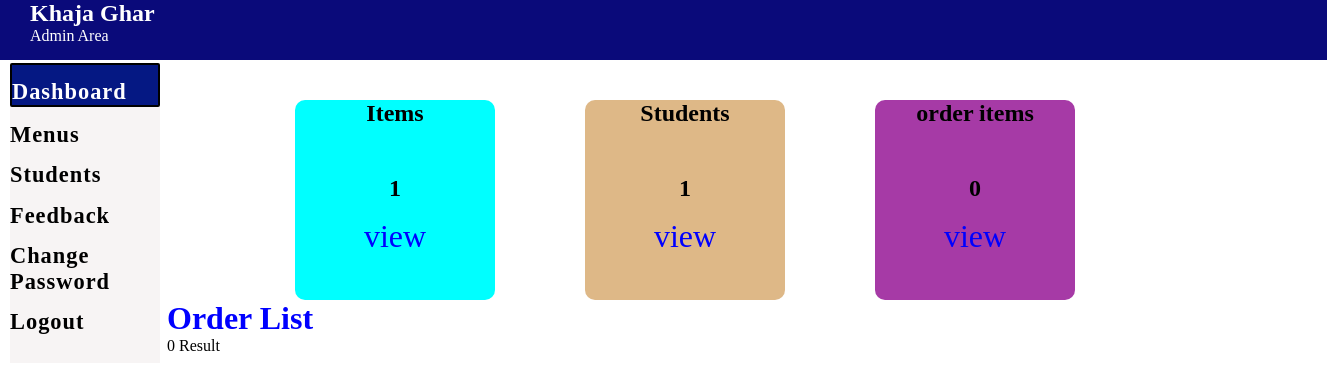
/admin_Dash/dashboard.php (signed in), run on an earlier commit of the app's database.
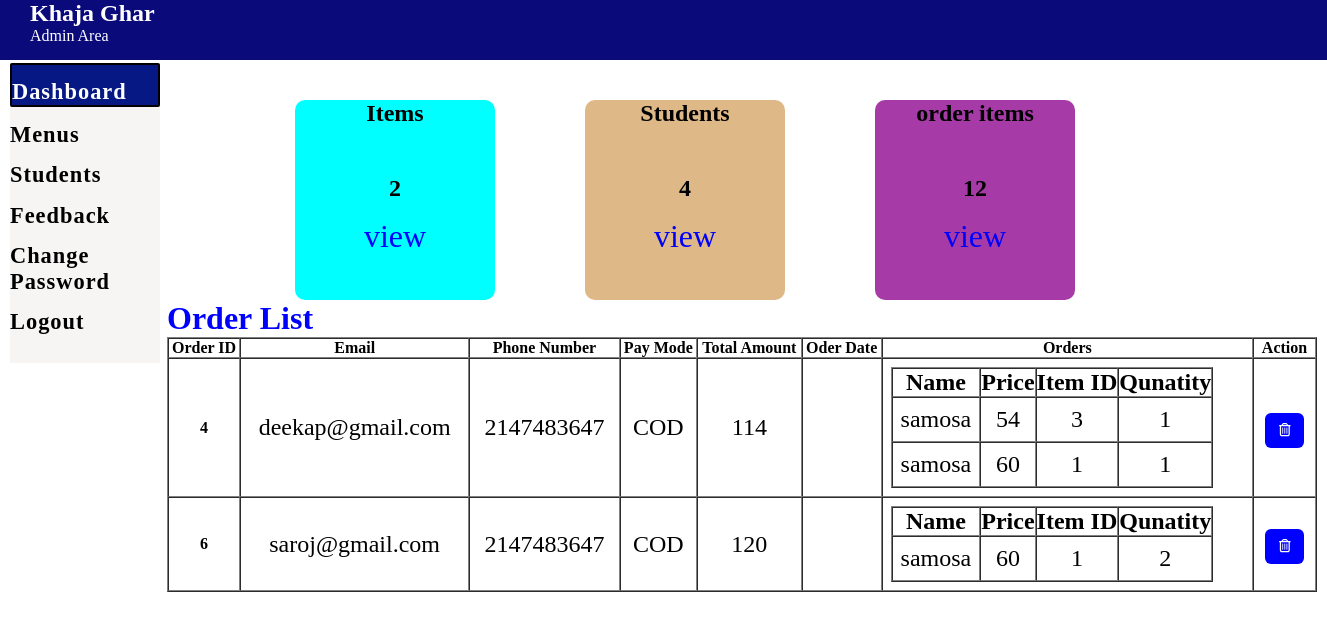
And on a later commit of the database.
### tables this page shows
CREATE TABLE `order_manager` (
  `order_id` int(11) NOT NULL,
  `stu_email` varchar(100) DEFAULT NULL,
  `pnumber` int(100) DEFAULT NULL,
  `pay_mode` varchar(100) DEFAULT NULL,
  `amount` int(100) DEFAULT NULL,
  `order_date` date DEFAULT NULL
);

CREATE TABLE `student_orders` (
  `order_id` int(11) DEFAULT NULL,
  `item_name` varchar(100) DEFAULT NULL,
  `item_price` int(100) DEFAULT NULL,
  `Qunatity` int(100) DEFAULT NULL,
  `item_id` int(11) DEFAULT NULL
);

### admin_Dash/dashboard.php (the view, shortened to what this page needs)
<?php  include("nav_bar.php")?>
<?php
 include('../php/partials/dbconnect.php');
$sql = "SELECT * FROM item";
$result = $conn->query($sql);
$totalitem = $result->num_rows;
 $sql = "SELECT * FROM student";
 $result = $conn->query($sql);
 $totalstu = $result->num_rows;
 $sql = "SELECT * FROM student_orders";
 $result = $conn->query($sql);
 $totalsold = $result->num_rows;
?>
<div class="box">
  <div class="sub-box1">
       <h2>Items</h1>
       <h2 style="margin-top: 3rem;">  <?php echo $totalitem; ?></h2>
       <a style="color: blue; text-decoration: none; margin-top: 1rem; display: inline-block; font-size: 2rem;" href="menus.php">view</a>
  </div>
  <div class="sub-box2">
       <h2>Students</h2>
       <h2 style="margin-top: 3rem;"> <?php echo $totalstu; ?></h2>
       <a style="color: blue; text-decoration: none; margin-top: 1rem; display: inline-block; font-size: 2rem;" href="students.php">view</a>
  </div>
  <div class="sub-box3">
       <h2>order items</h2>
       <h2 style="margin-top: 3rem;">  <?php echo $totalsold; ?></h2>
       <a style="color: blue; text-decoration: none; margin-top: 1rem; display: inline-block; font-size: 2rem;" href="#">view</a>
  </div>
</div>
<section style="position:absolute; left: 167px;top: 300px;">
  <div>
    <h1 style="color: blue; font-size: 2rem;">Order List</h1>
    <?php
     include('../php/partials/dbconnect.php');
      $sql = "SELECT * FROM order_manager";
      $result = $conn->query($sql);
      if($result->num_rows > 0){
       echo '<table  width="1150px" border="1" cellspacing="0">
       <thead>
        <tr>
         <th>Order ID</th>
         <th>Email</th>
         <th>Phone Number</th>
         <th>Pay Mode</th>
         <th>Total Amount</th>
         <th>Oder Date</th>
         <th>Orders</th>
         <th>Action</th>
        </tr>
       </thead>
       <tbody>';
        while($row = $result->fetch_assoc()){
          echo '<tr>';
          echo '<th scope="row">'.$row["order_id"].'</th>';
          echo '<td>'. $row["stu_email"].'</td>';
          echo '<td>'.$row["pnumber"].'</td>';
          echo '<td>'.$row["pay_mode"].'</td>';
          echo '<td>'.$row["amount"].'</td>';
          echo '<td>'.$row["order_date"].'</td>';
          echo '<td>';
           echo '<table border="1" cellspacing="0">
                   <tr>
                     <th>Name</th>
                     <th>Price</th>
                     <th>Item ID</th>
                     <th>Qunatity</th>
                   </tr>';
                   $sql1 = "SELECT * FROM student_orders WHERE order_id='".$row['order_id']."'";
                   $result1 = $conn->query($sql1);
                   while($row1 = $result1->fetch_assoc()){
                    echo'   <tr>
                    <td>'.$row1["item_name"].'</td>
                    <td>'.$row1["item_price"].'</td>
                    <td>'.$row1["item_id"].'</td>
                    <td>'.$row1["Qunatity"].'</td>
                     </tr>';
                   }
        echo '</table>
              </td>';
            echo' <td>
              <form action="" method="POST" style="display: inline;" ><input type="hidden" name="id" value='. $row["order_id"] .'><button type="submit" class="btn btn-secondary" name="delete" value="Delete"><i class="far fa-trash-alt"></i></button></form></td>
              </td>';
        echo'</tr>';
        }
        echo '</tbody>
        </table>';
      } else {
        echo "0 Result";
      }
     ?>
  </div>
  <?php  include("footer.php")?>

### admin_Dash/nav_bar.php (shortened to what this page needs)
<!DOCTYPE html>
<html lang="en">
<head>
    <link rel="stylesheet" href="../css/admin.css">
    <link rel="stylesheet" href="../css/style.css">
    <link rel="stylesheet" href="../css/admin_util.css">
</head>
<body>
    <nav>
    <div class="header ">
        <h1 style="margin-left: 30px;">Khaja Ghar</h1><span style="margin-left: 30px;">Admin Area</span>
    </div>
    <div>
        <ul class="nav_list">
            <li class="active"><a href="dashboard.php">Dashboard</a></li>
            <li><a href="menus.php">Menus</a></li>
            <li><a href="students.php">Students</a></li>
            <li><a href="feedback.php">Feedback</a></li>
            <li><a href="changePassword.php">Change Password</a></li>
            <li><a href="../view/logout.php">Logout</a></li>
        </ul>
    </div>
</nav>

### admin_Dash/footer.php (shortened to what this page needs)
</body>
</html>

### css/admin.css (style rules this page uses)
* { margin: 0px; padding: 0px; }
ul.nav_list { position: relative; left: 10px; margin-right: 45px; margin-top: 3px; width: 150px; height: 300px; background: rgb(247, 244, 244); }
ul.nav_list li.active { border: 2px solid black; color: white; background-color: rgb(5, 24, 131); border-radius: 2px; }
ul.nav_list li a { color: var(--dark); text-decoration: none; letter-spacing: 1px; transition: all 0.3s ease-in-out; font-weight: bold; font-size: 1.4rem; }
ul.nav_list li { padding-top: .9rem; list-style: none; font-weight: bold; }
.header { background-color: rgb(10, 10, 122); color: white; height: 60px; }

### css/admin_util.css (style rules this page uses)
.btn { margin-top: 5px; outline: none; color: white; border-radius: 6px; background-color: blue; padding: 10px 14px; border: none; cursor: pointer; letter-spacing: 1px; }
table.mytable th,td { padding:8px; margin: 4px; font-size: 1.5rem; }
table.mytable th,td { text-align: center; }

### admin_Dash/dashboard.php (style rules this page uses)
.box { display: flex; justify-content: space-between; position:absolute; left: 250px; top: 100px; }
.sub-box1 { height: 200px; width: 200px; background-color: aqua; margin: 0px 45px; text-align: center; border-radius: 10px; }
.sub-box2 { height: 200px; width: 200px; background-color: burlywood; margin: 0px 45px; text-align: center; border-radius: 10px; }
.sub-box3 { height: 200px; width: 200px; background-color: rgb(166, 58, 166); margin: 0px 45px; text-align: center; border-radius: 10px; }

What changed in the data, as far as the page shows it:
added order_manager: order_id "4", stu_email "deekap@gmail.com", pnumber "2147483647", pay_mode "COD", amount "114"
added student_orders: item_name "samosa", item_price "54", item "3", Qunatity "1", shown under "4"
added student_orders: item_name "samosa", item_price "60", item "1", Qunatity "1", shown under "4"
added order_manager: order_id "6", stu_email "saroj@gmail.com", pnumber "2147483647", pay_mode "COD", amount "120"
added student_orders: item_name "samosa", item_price "60", item "1", Qunatity "2", shown under "6"
Also different on the page:
$totalitem: "1" → "2"
$totalstu: "1" → "4"
$totalsold: "0" → "12"
text no longer shown: "0 Result"
text now shown: "Order ID Email Phone Number Pay Mode Total Amount Oder Date Orders Action"
